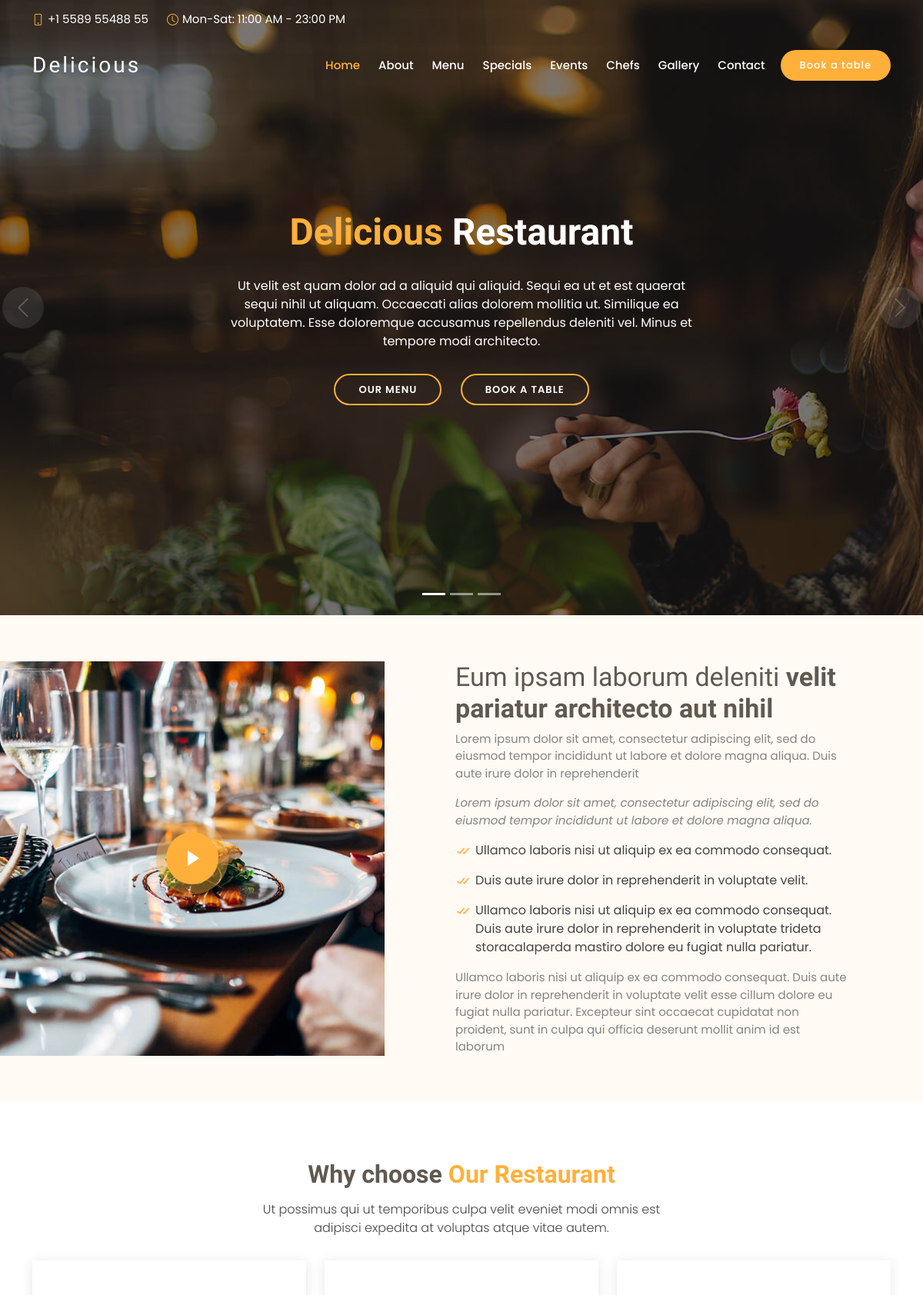
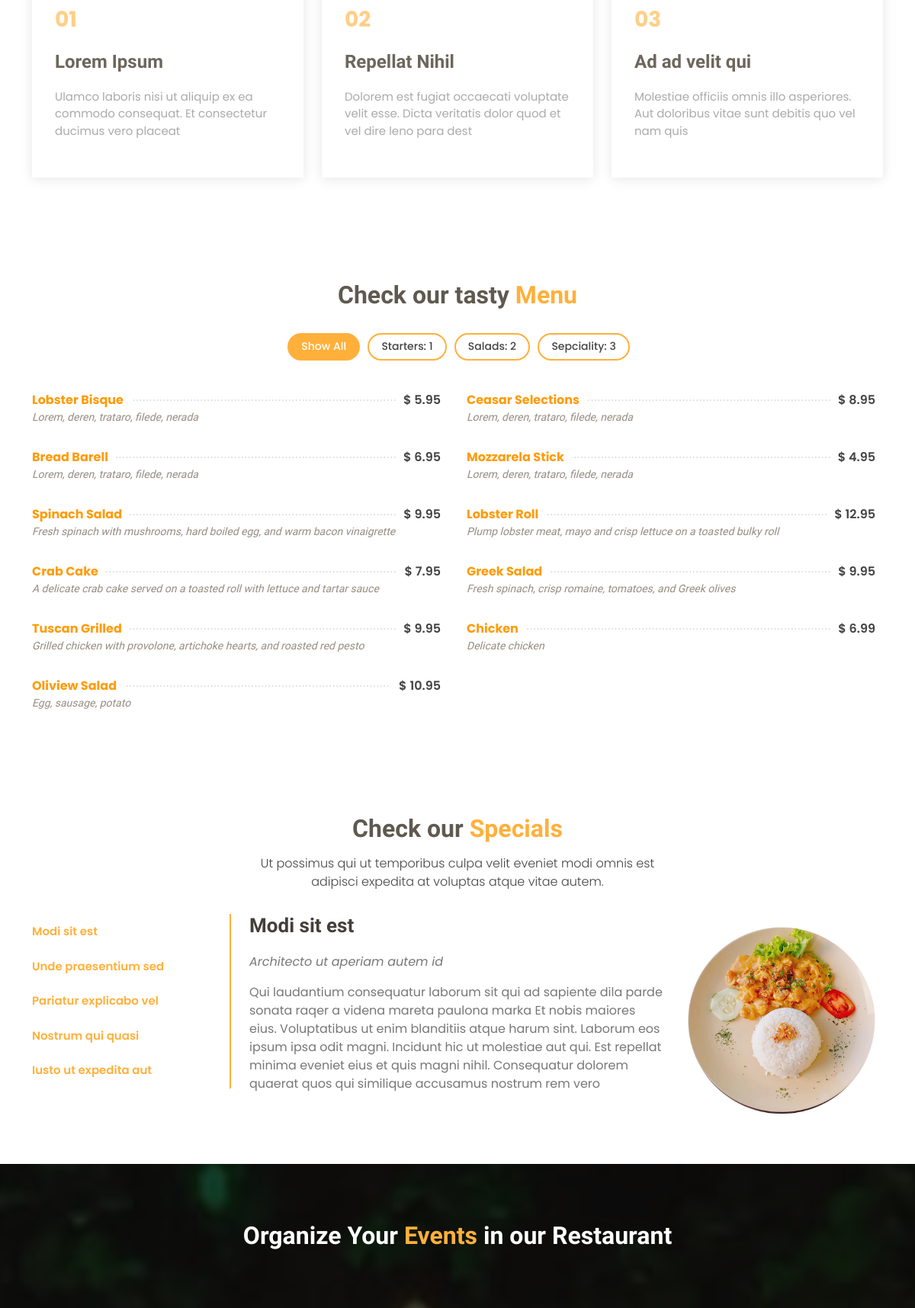
The page / (upper part) on the database its author committed (2 pictures, top to bottom).
### base_app/models.py (models this page shows, shortened)
class CategoryDish(models.Model):
    name = models.CharField(max_length=50, unique=True, db_index=True)
    is_visibility = models.BooleanField(default=True)
    position = models.PositiveIntegerField(unique=True)
    class Meta:
        ordering = ("position", )
    def __str__(self):
        return f"{self.name}: {self.position}"

class Dish(models.Model):
    def get_file_name(self, filename):
        ext = filename.strip().split('.')[-1]
        filename = f'{uuid4()}.{ext}'
        return path.join("images/dishes", filename)
    category = models.ForeignKey(CategoryDish, on_delete=models.CASCADE)
    title = models.CharField(max_length=50, unique=True)
    ingredients = models.TextField(blank=True)
    price = models.DecimalField(max_digits=10, decimal_places=2)
    image = models.ImageField(upload_to=get_file_name)
    description = models.TextField(blank=True)
    dish_order = models.PositiveIntegerField()
    is_visibility = models.BooleanField(default=True)
    is_special = models.BooleanField(default=False)
    class Meta:
        ordering = ("dish_order",)

### base_app/views.py (the view)
# urls.py: path('', base_app_view, name='base_app_view'),
def base_app_view(request):
    if request.method == 'POST':
        form = FormReservation(request.POST)
        if form.is_valid():
            form.save()
            return redirect('/')
    form_reservation = FormReservation()
    dishes = Dish.objects.filter(is_visibility=True, is_special=False).order_by('dish_order')
    categories = CategoryDish.objects.filter(is_visibility=True).order_by('position')
    special = Dish.objects.filter(is_visibility=True, is_special=True).order_by('dish_order')
    evets = Event.objects.filter().order_by('position')
    return render(request, 'base_app.html', context={
        'dishes': dishes,
        'categories': categories,
        'special': special,
        'form_reservation': form_reservation,
        'events': evets,
    })

### base_app/templates/base_app.html (shortened to what this page needs)
{% extends 'index.html' %}
{% load static %}
{% block content %}
    <main id="main">
    <section id="about" class="about">
      <div class="container-fluid">
        <div class="row">
          <div class="col-lg-5 align-items-stretch video-box" style='background-image: url({% static 'assets/img/about.jpg' %});'>
            <a href="https://www.youtube.com/watch?v=jDDaplaOz7Q" class="venobox play-btn mb-4" data-vbtype="video" data-autoplay="true"></a>
          </div>
          <div class="col-lg-7 d-flex flex-column justify-content-center align-items-stretch">
            <div class="content">
              <h3>Eum ipsam laborum deleniti <strong>velit pariatur architecto aut nihil</strong></h3>
              <p>
                Lorem ipsum dolor sit amet, consectetur adipiscing elit, sed do eiusmod tempor incididunt ut labore et dolore magna aliqua. Duis aute irure dolor in reprehenderit
              </p>
              <p class="fst-italic">
                Lorem ipsum dolor sit amet, consectetur adipiscing elit, sed do eiusmod tempor incididunt ut labore et dolore
                magna aliqua.
              </p>
              <ul>
                <li><i class="bx bx-check-double"></i> Ullamco laboris nisi ut aliquip ex ea commodo consequat.</li>
                <li><i class="bx bx-check-double"></i> Duis aute irure dolor in reprehenderit in voluptate velit.</li>
                <li><i class="bx bx-check-double"></i> Ullamco laboris nisi ut aliquip ex ea commodo consequat. Duis aute irure dolor in reprehenderit in voluptate trideta storacalaperda mastiro dolore eu fugiat nulla pariatur.</li>
              </ul>
              <p>
                Ullamco laboris nisi ut aliquip ex ea commodo consequat. Duis aute irure dolor in reprehenderit in voluptate
                velit esse cillum dolore eu fugiat nulla pariatur. Excepteur sint occaecat cupidatat non proident, sunt in
                culpa qui officia deserunt mollit anim id est laborum
              </p>
            </div>
          </div>
        </div>
      </div>
    </section>
    <section id="why-us" class="why-us">
      <div class="container">
        <div class="section-title">
          <h2>Why choose <span>Our Restaurant</span></h2>
          <p>Ut possimus qui ut temporibus culpa velit eveniet modi omnis est adipisci expedita at voluptas atque vitae autem.</p>
        </div>
        <div class="row">
          <div class="col-lg-4">
            <div class="box">
              <span>01</span>
              <h4>Lorem Ipsum</h4>
              <p>Ulamco laboris nisi ut aliquip ex ea commodo consequat. Et consectetur ducimus vero placeat</p>
            </div>
          </div>
          <div class="col-lg-4 mt-4 mt-lg-0">
            <div class="box">
              <span>02</span>
              <h4>Repellat Nihil</h4>
              <p>Dolorem est fugiat occaecati voluptate velit esse. Dicta veritatis dolor quod et vel dire leno para dest</p>
            </div>
          </div>
          <div class="col-lg-4 mt-4 mt-lg-0">
            <div class="box">
              <span>03</span>
              <h4> Ad ad velit qui</h4>
              <p>Molestiae officiis omnis illo asperiores. Aut doloribus vitae sunt debitis quo vel nam quis</p>
            </div>
          </div>
        </div>
      </div>
    </section>
    {% include 'main_menu.html' %}
    {% include 'special_menu.html' %}
    {% include 'events.html' %}
    {% include 'registration.html' %}
  </main>
{% endblock %}

### templates/index.html (shortened to what this page needs)
{% load static %}
<!DOCTYPE html>
<html lang="en">
<head>
  <link href="{% static "assets/vendor/animate.css/animate.min.css" %}" rel="stylesheet">
  <link href="{% static "assets/vendor/bootstrap/css/bootstrap.min.css" %}" rel="stylesheet">
  <link href="{% static "assets/vendor/bootstrap-icons/bootstrap-icons.css" %}" rel="stylesheet">
  <link href="{% static "assets/vendor/boxicons/css/boxicons.min.css" %}" rel="stylesheet">
  <link href="{% static "assets/vendor/glightbox/css/glightbox.min.css" %}" rel="stylesheet">
  <link href="{% static "assets/vendor/swiper/swiper-bundle.min.css" %}" rel="stylesheet">
  <link href="{% static "assets/css/style.css" %}" rel="stylesheet">
</head>
<body>
  <section id="topbar" class="d-flex align-items-center fixed-top topbar-transparent">
    <div class="container-fluid container-xl d-flex align-items-center justify-content-center justify-content-lg-start">
      <i class="bi bi-phone d-flex align-items-center"><span>+1 5589 55488 55</span></i>
      <i class="bi bi-clock ms-4 d-none d-lg-flex align-items-center"><span>Mon-Sat: 11:00 AM - 23:00 PM</span></i>
    </div>
  </section>
  <header id="header" class="fixed-top d-flex align-items-center header-transparent">
    <div class="container-fluid container-xl d-flex align-items-center justify-content-between">
      <div class="logo me-auto">
        <h1><a href="index.html">Delicious</a></h1>
      </div>
      <nav id="navbar" class="navbar order-last order-lg-0">
        <ul>
          <li><a class="nav-link scrollto active" href="#hero">Home</a></li>
          <li><a class="nav-link scrollto" href="#about">About</a></li>
          <li><a class="nav-link scrollto" href="#menu">Menu</a></li>
          <li><a class="nav-link scrollto" href="#specials">Specials</a></li>
          <li><a class="nav-link scrollto" href="#events">Events</a></li>
          <li><a class="nav-link scrollto" href="#chefs">Chefs</a></li>
          <li><a class="nav-link scrollto" href="#gallery">Gallery</a></li>
          <li><a class="nav-link scrollto" href="#contact">Contact</a></li>
        </ul>
      </nav>
      <a href="#book-a-table" class="book-a-table-btn scrollto">Book a table</a>
    </div>
  </header>
  <section id="hero">
    <div class="hero-container">
      <div id="heroCarousel" data-bs-interval="5000" class="carousel slide carousel-fade" data-bs-ride="carousel">
        <ol class="carousel-indicators" id="hero-carousel-indicators"></ol>
        <div class="carousel-inner" role="listbox">
          <div class="carousel-item active" style="background: url({% static "assets/img/slide/slide-1.jpg" %});">
            <div class="carousel-container">
              <div class="carousel-content">
                <h2 class="animate__animated animate__fadeInDown"><span>Delicious</span> Restaurant</h2>
                <p class="animate__animated animate__fadeInUp">Ut velit est quam dolor ad a aliquid qui aliquid. Sequi ea ut et est quaerat sequi nihil ut aliquam. Occaecati alias dolorem mollitia ut. Similique ea voluptatem. Esse doloremque accusamus repellendus deleniti vel. Minus et tempore modi architecto.</p>
                <div>
                  <a href="#menu" class="btn-menu animate__animated animate__fadeInUp scrollto">Our Menu</a>
                  <a href="#book-a-table" class="btn-book animate__animated animate__fadeInUp scrollto">Book a Table</a>
                </div>
              </div>
            </div>
          </div>
        </div>
        <a class="carousel-control-prev" href="#heroCarousel" role="button" data-bs-slide="prev">
          <span class="carousel-control-prev-icon bi bi-chevron-left" aria-hidden="true"></span>
        </a>
        <a class="carousel-control-next" href="#heroCarousel" role="button" data-bs-slide="next">
          <span class="carousel-control-next-icon bi bi-chevron-right" aria-hidden="true"></span>
        </a>
      </div>
    </div>
  </section>
  {% block content %}
  {% endblock %}
</body>
</html>

### base_app/templates/main_menu.html
    <section id="menu" class="menu">
      <div class="container">
        <div class="section-title">
          <h2>Check our tasty <span>Menu</span></h2>
        </div>
        <div class="row">
          <div class="col-lg-12 d-flex justify-content-center">
            <ul id="menu-flters">
              <li data-filter="*" class="filter-active">Show All</li>
                {% for category in categories %}
                    <li data-filter=".filter-{{ category.name }}">{{ category }}</li>
                {% endfor %}
            </ul>
          </div>
        </div>
        <div class="row menu-container">
            {% for dish in dishes %}
                <div class="col-lg-6 menu-item filter-{{ dish.category.name }}">
            <div class="menu-content">
              <a href="#">{{ dish.title }}</a><span>$ {{ dish.price }}</span>
            </div>
            <div class="menu-ingredients">
              {{ dish.ingredients }}
            </div>
          </div>
            {% endfor %}
        </div>
      </div>
    </section>

### base_app/templates/special_menu.html (shortened to what this page needs)
    <section id="specials" class="specials">
      <div class="container">
        <div class="section-title">
          <h2>Check our <span>Specials</span></h2>
          <p>Ut possimus qui ut temporibus culpa velit eveniet modi omnis est adipisci expedita at voluptas atque vitae autem.</p>
        </div>
        <div class="row">
          <div class="col-lg-3">
            <ul class="nav nav-tabs flex-column">
                {% for special in special %}
                    {% if forloop.first %}
                        <li class="nav-item">
                            <a class="nav-link active show" data-bs-toggle="tab" href="#tab-{{ special.id }}">{{ special.title }}</a>
                        </li>
                    {% else %}
                        <li class="nav-item">
                            <a class="nav-link active show" data-bs-toggle="tab" href="#tab-{{ special.id }}">{{ special.title }}</a>
                        </li>
                    {% endif %}
                {% endfor %}
            </ul>
          </div>
          <div class="col-lg-9 mt-4 mt-lg-0">
            <div class="tab-content">
                {% for item in special %}
                    {% if forloop.first %}
                        <div class="tab-pane active show" id="tab-{{ item.id }}">
                <div class="row">
                  <div class="col-lg-8 details order-2 order-lg-1">
                    <h3>{{ item.title }}</h3>
                    <p class="fst-italic">{{ item.ingredients }}</p>
                      <p>{{ item.description }}</p>
                  </div>
                  <div class="col-lg-4 text-center order-1 order-lg-2">
                    <img src="{{ item.image.url }}" alt="" class="img-fluid">
                  </div>
                </div>
              </div>
                    {% endif %}
                {% endfor %}
            </div>
          </div>
        </div>
      </div>
    </section>

### base_app/templates/events.html (shortened to what this page needs)
{% load static %}
    <section id="events" class="events">
      <div class="container">
        <div class="section-title">
          <h2>Organize Your <span>Events</span> in our Restaurant</h2>
        </div>
        <div class="events-slider swiper-container">
        </div>
      </div>
    </section>

### base_app/templates/registration.html (shortened to what this page needs)
<!DOCTYPE html>

### rows shown on the page
CategoryDish: name+position "Starters: 1"
CategoryDish: name+position "Salads: 2"
CategoryDish: name+position "Sepciality: 3"
Dish: title "Lobster Bisque", price "5.95", ingredients "Lorem, deren, trataro, filede, nerada"
Dish: title "Ceasar Selections", price "8.95", ingredients "Lorem, deren, trataro, filede, nerada"
Dish: title "Bread Barell", price "6.95", ingredients "Lorem, deren, trataro, filede, nerada"
Dish: title "Mozzarela Stick", price "4.95", ingredients "Lorem, deren, trataro, filede, nerada"
Dish: title "Spinach Salad", price "9.95", ingredients "Fresh spinach with mushrooms, hard boiled egg, and warm bacon vinaigrette"
Dish: title "Lobster Roll", price "12.95", ingredients "Plump lobster meat, mayo and crisp lettuce on a toasted bulky roll"
Dish: title "Crab Cake", price "7.95", ingredients "A delicate crab cake served on a toasted roll with lettuce and tartar sauce"
Dish: title "Greek Salad", price "9.95", ingredients "Fresh spinach, crisp romaine, tomatoes, and Greek olives"
Dish: title "Tuscan Grilled", price "9.95", ingredients "Grilled chicken with provolone, artichoke hearts, and roasted red pesto"
Dish: title "Chicken", price "6.99", ingredients "Delicate chicken"
Dish: title "Oliview Salad", price "10.95", ingredients "Egg, sausage, potato"
Dish: title "Modi sit est", ingredients "Architecto ut aperiam autem id", description "Qui laudantium consequatur laborum sit qui ad sapiente dila parde sonata raqer a videna mareta paulona marka Et nobis maiores eius. Voluptatibus ut enim blanditiis atque harum sint. Laborum eos ipsum ipsa odit magni. Incidunt hic ut molestiae aut qui. Est repellat minima eveniet eius et quis magni nihil. Consequatur dolorem quaerat quos qui similique accusamus nostrum rem vero", image (picture)
Dish: title "Unde praesentium sed"
Dish: title "Pariatur explicabo vel"
Dish: title "Nostrum qui quasi"
Dish: title "Iusto ut expedita aut"
